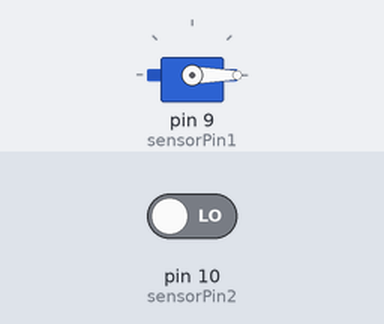
Recording of a sketch running on a simulated Arduino Uno, built with avr-gcc and run on an emulated ATmega328P. Shown: servo. The inputs (shaded band) are chosen by the test bench; at power-on: pin 10 (sensorPin2) LOW.

Above: at 1.2 s.
1.3 s: pin 10 (sensorPin2) driven HIGH
At 2.0 s:
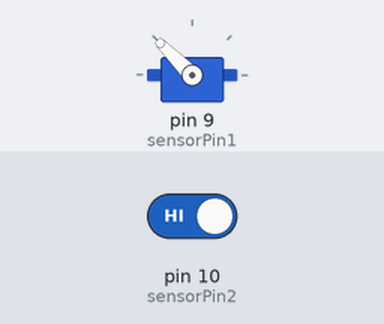
Timing chart, 0 to 10.3 s (numbered marks = the images above; inputs shaded):
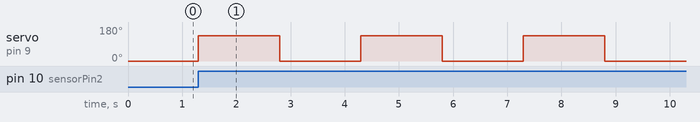

The sketch:

servoMotor.ino
```cpp
#include <Servo.h>

Servo s_Motor;
int sensorPin1 = 9;
int sensorPin2 = 10;
int durum1, durum2;

void setup()
{
  s_Motor.attach(9);
  pinMode(sensorPin1, INPUT);
  pinMode(sensorPin2, INPUT);
}

void loop()
{
  durum1 = digitalRead(sensorPin1);
  durum2 = digitalRead(sensorPin2);
  if (durum1 == HIGH  && durum2 == HIGH)
  {
    s_Motor.write(0);
    delay(1500);
    s_Motor.write(45);
    delay(1500);
  }
  else if (durum1 == LOW && durum2 == HIGH)
  {
    s_Motor.write(135);
    delay(1500);
    s_Motor.write(0);
    delay(1500);
  }
  else
  {
    s_Motor.write(0);
  }
}
```

Measured:
- after the input at 1.3 s, servo on pin 9 (sensorPin1): alternates 135° for 1.5 s and 0° for 1.5 s, starting at once
